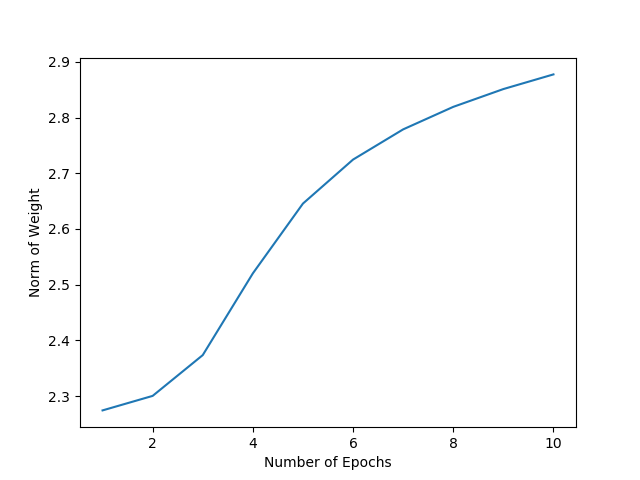

Generate this figure with Python:
import torch
import torch.nn as nn
import torchvision.datasets as dsets
import torchvision.transforms as transforms
from torch.autograd import Variable
import matplotlib
matplotlib.use('Agg')
import matplotlib.pyplot as plt

input_size = 784
num_classes = 10
num_epochs = 10
batch_size = 100
learning_rate = 0.001

# MNIST Dataset (Images and Labels)
train_dataset = dsets.MNIST(root ='./data',
        train = True,
        transform = transforms.ToTensor(),
        download = True)

test_dataset = dsets.MNIST(root ='./data',
        train = False,
        transform = transforms.ToTensor())

# Dataset Loader (Input Pipeline)
train_loader = torch.utils.data.DataLoader(dataset = train_dataset,
        batch_size = batch_size,
        shuffle = True)

test_loader = torch.utils.data.DataLoader(dataset = test_dataset,
        batch_size = batch_size,
        shuffle = False)

class SimpleNet(nn.Module):
    def __init__(self):
        super(SimpleNet, self).__init__() 
        self.features = nn.Sequential()
        self.features.add_module("conv1", nn.Conv2d(1, 4, kernel_size=3, stride=1, padding=1))
        self.features.add_module("pool1", nn.MaxPool2d(kernel_size=2, stride=2))
        self.features.add_module("conv2", nn.Conv2d(4, 16, kernel_size=3, stride=1, padding=1))
        self.features.add_module("pool2", nn.MaxPool2d(kernel_size=2, stride=2))
        self.lin1 = nn.Linear(7 * 7 * 16, 10)

    def forward(self, x):
        out = self.features(x)
        out = out.view(out.size(0), -1) 
        out = self.lin1(out)
        return out

model = SimpleNet().cuda()
train_count = 0
y = []
def getnorm(self, input, output):
    if train_count % 600 == 0:
    	y.append(self.weight.data.norm())

model.features.conv2.register_backward_hook(getnorm)

criterion = nn.CrossEntropyLoss()
optimizer = torch.optim.SGD(model.parameters(), lr = learning_rate)

for epoch in range(num_epochs):
    for i, (images, labels) in enumerate(train_loader):
        #images = Variable(images.view(-1, 28 * 28))
        train_count += 1
        images = Variable(images).cuda()
        labels = Variable(labels).cuda()

        # Forward + Backward + Optimize
        optimizer.zero_grad()
        outputs = model(images)
        loss = criterion(outputs, labels)
        # (1)
        loss.backward()
        # (2)
        optimizer.step()
        # (3)

        if (i + 1) % 100 == 0:
            print('Epoch: [% d/% d], Step: [% d/% d], Loss: %.4f'
                    % (epoch + 1, num_epochs, i + 1,
                       len(train_dataset) // batch_size, loss.data.item()))


# Test the Model
correct = 0
total = 0
for images, labels in test_loader:
    #images = Variable(images.view(-1, 28 * 28))
    images = Variable(images).cuda()
    labels = Variable(labels).cuda()
    outputs = model(images)
    _, predicted = torch.max(outputs.data, 1)
    total += labels.size(0)
    correct += (predicted == labels).sum()

print('Accuracy of the model on the 10000 test images: % d %%' % (100 * correct / total))
x_axis = [1, 2, 3, 4, 5, 6, 7, 8, 9, 10]
plt.plot(x_axis,y)
plt.ylabel('Norm of Weight')
plt.xlabel('Number of Epochs')
plt.savefig('./part3_2.png')
